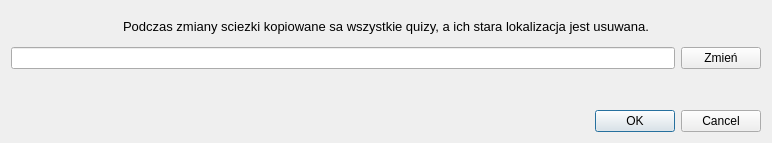
<?xml version="1.0" encoding="UTF-8"?>
<ui version="4.0">
 <class>ChangePathDialog</class>
 <widget class="QDialog" name="ChangePathDialog">
  <property name="geometry">
   <rect>
    <x>0</x>
    <y>0</y>
    <width>772</width>
    <height>143</height>
   </rect>
  </property>
  <property name="windowTitle">
   <string>Form</string>
  </property>
  <layout class="QVBoxLayout" name="verticalLayout">
   <item>
    <widget class="QLabel" name="infoLabel">
     <property name="font">
      <font>
       <pointsize>10</pointsize>
      </font>
     </property>
     <property name="text">
      <string>Podczas zmiany sciezki kopiowane sa wszystkie quizy, a ich stara lokalizacja jest usuwana.</string>
     </property>
     <property name="alignment">
      <set>Qt::AlignCenter</set>
     </property>
     <property name="wordWrap">
      <bool>true</bool>
     </property>
    </widget>
   </item>
   <item>
    <layout class="QHBoxLayout" name="horizontalLayout">
     <item>
      <widget class="QLineEdit" name="pathEdit">
       <property name="readOnly">
        <bool>true</bool>
       </property>
      </widget>
     </item>
     <item>
      <widget class="QPushButton" name="pathButton">
       <property name="text">
        <string>Zmień</string>
       </property>
      </widget>
     </item>
    </layout>
   </item>
   <item>
    <widget class="QLabel" name="errorLabel">
     <property name="font">
      <font>
       <pointsize>10</pointsize>
      </font>
     </property>
     <property name="styleSheet">
      <string notr="true">color: rgb(255, 0, 0);</string>
     </property>
     <property name="text">
      <string/>
     </property>
     <property name="alignment">
      <set>Qt::AlignCenter</set>
     </property>
    </widget>
   </item>
   <item>
    <widget class="QDialogButtonBox" name="buttonBox">
     <property name="standardButtons">
      <set>QDialogButtonBox::Cancel|QDialogButtonBox::Ok</set>
     </property>
    </widget>
   </item>
  </layout>
 </widget>
 <resources/>
 <connections/>
</ui>
